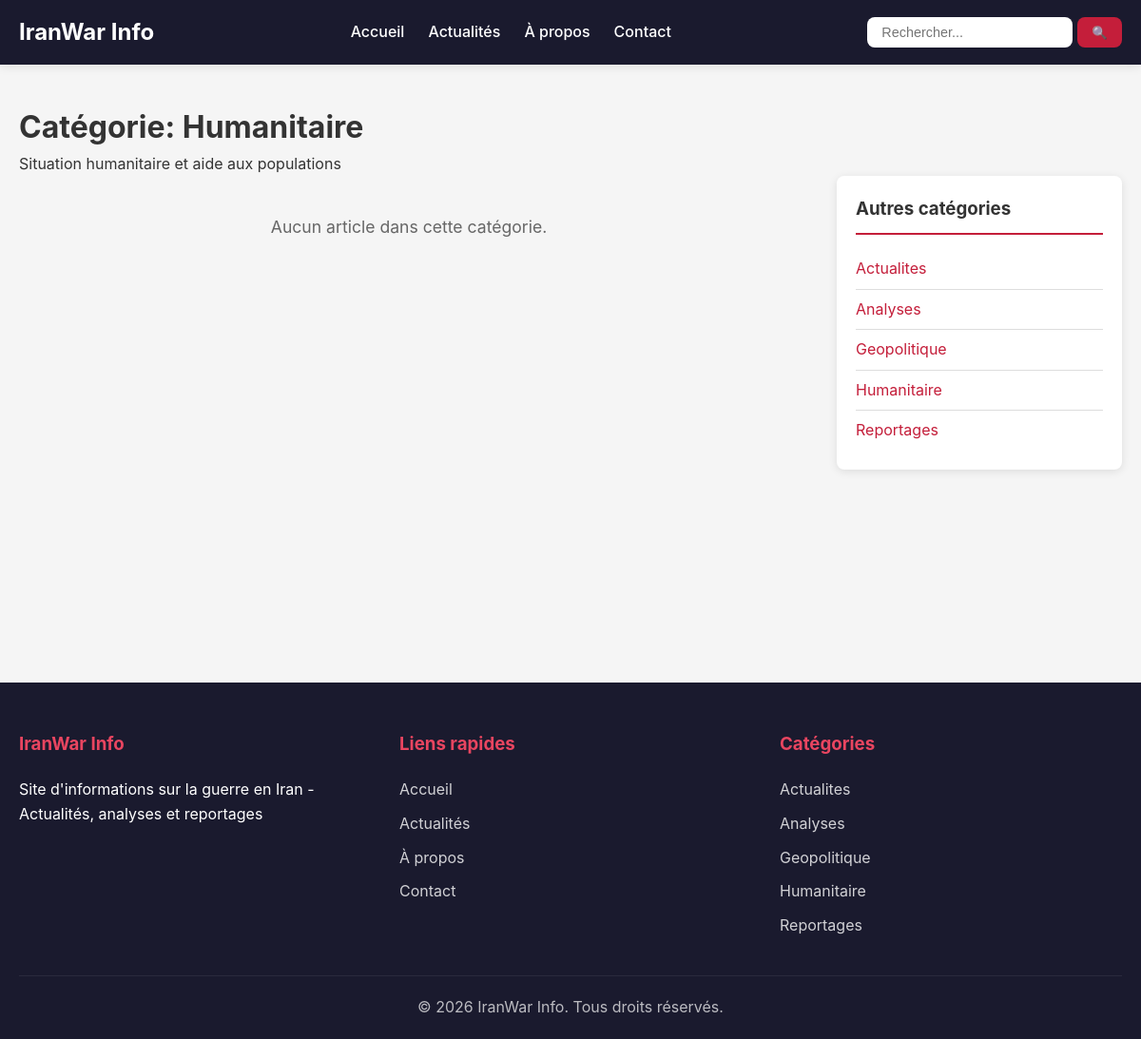
Page /articles/category/5 on the committed database.
### tables this page shows
CREATE TABLE categories (
    id INT UNSIGNED AUTO_INCREMENT PRIMARY KEY,
    libelle VARCHAR(100) NOT NULL COMMENT 'Nom de la catégorie',
    description TEXT DEFAULT NULL
);

### core/Controller.php (called while the page is built, shortened)
<?php
abstract class Controller
{
    protected array $data = [];
    protected function render(string $viewName, array $data = []): void
    {
        $this->data = array_merge($this->data, $data);
        $this->data['content'] = $viewName;
        extract($this->data);
        require_once VIEWS_PATH . 'layouts/main.php';
    }
    protected function model(string $modelName): object
    {
        $modelFile = MODELS_PATH . $modelName . '.php';
        if (file_exists($modelFile)) {
            return new $modelName();
        }
        throw new Exception("Modèle '{$modelName}' non trouvé");
    }
}

### app/controllers/ArticlesController.php (called while the page is built, shortened)
<?php
class ArticlesController extends Controller
{
    private Article $articleModel;
    private Category $categoryModel;
    public function __construct()
    {
        $this->articleModel = $this->model('Article');
        $this->categoryModel = $this->model('Category');
    }
    public function category(string $id = ''): void
    {
        $categoryId = (int) $id;
        $category = $this->categoryModel->findById($categoryId);
        $articles = $this->articleModel->getByCategory($category['id']);
        $data = [
            'pageTitle' => $category['libelle'] . ' - ' . SITE_NAME,
            'metaDescription' => 'Articles de la catégorie ' . $category['libelle'],
            'category' => $category,
            'articles' => $articles,
            'categories' => $this->categoryModel->getActive()
        ];
        $this->render('articles/category', $data);
    }
}

### index.php (called while the page is built, shortened)
<?php
require_once ROOT_PATH . '/core/Autoloader.php';
$app = new App();
$app->run();

### config/database.php (called while the page is built, shortened)
<?php
class Database
{
    private static ?PDO $instance = null;
    public static function getInstance(): PDO
    {
        if (self::$instance === null) {
            try {
                $dsn = "mysql:host=" . DB_HOST . ";dbname=" . DB_NAME . ";charset=" . DB_CHARSET;
                $options = [
                    PDO::ATTR_ERRMODE => PDO::ERRMODE_EXCEPTION,
                    PDO::ATTR_DEFAULT_FETCH_MODE => PDO::FETCH_ASSOC,
                    PDO::ATTR_EMULATE_PREPARES => false,
                ];
                self::$instance = new PDO($dsn, DB_USER, DB_PASS, $options);
            } catch (PDOException $e) {
                if (DEBUG_MODE) {
                    die("Erreur de connexion : " . $e->getMessage());
                } else {
                    die("Erreur de connexion à la base de données.");
                }
            }
        }
        return self::$instance;
    }
}

### core/Model.php (called while the page is built, shortened)
<?php
abstract class Model
{
    public function __construct()
    {
        require_once ROOT_PATH . '/config/database.php';
        $this->db = Database::getInstance();
    }
}

### app/models/Category.php (called while the page is built, shortened)
<?php
class Category extends Model
{
    protected string $table = 'categories';
    public function getActive(): array
    {
        $sql = "SELECT * FROM {$this->table} ORDER BY libelle ASC";
        $stmt = $this->db->query($sql);
        return $stmt->fetchAll();
    }
    public function findById(int $id): ?array
    {
        $sql = "SELECT * FROM {$this->table} WHERE id = :id";
        $stmt = $this->db->prepare($sql);
        $stmt->execute(['id' => $id]);
        $result = $stmt->fetch();
        return $result ?: null;
    }
}

### core/Autoloader.php (called while the page is built, shortened)
<?php
class Autoloader
{
    public static function autoload(string $className): void
    {
        $paths = [
            ROOT_PATH . '/core/' . $className . '.php',
            ROOT_PATH . '/app/controllers/' . $className . '.php',
            ROOT_PATH . '/app/models/' . $className . '.php',
            ROOT_PATH . '/config/' . $className . '.php',
        ];
        foreach ($paths as $path) {
            if (file_exists($path)) {
                return;
            }
        }
    }
}

### app/models/Article.php (called while the page is built, shortened)
<?php
class Article extends Model
{
    protected string $table = 'articles';
    public function getByCategory(int $categoryId, int $limit = 10): array
    {
        $sql = "SELECT a.*, c.libelle as category_name, u.name as author_name,
                       m.url as image_url, m.alt_text as image_alt
                FROM {$this->table} a
                LEFT JOIN categories c ON a.category_id = c.id
                LEFT JOIN users u ON a.author_id = u.id
                LEFT JOIN media m ON a.id = m.article_id
                WHERE a.category_id = :category_id
                AND a.published_at IS NOT NULL
                ORDER BY a.published_at DESC
                LIMIT :limit";
        $stmt = $this->db->prepare($sql);
        $stmt->bindValue(':category_id', $categoryId, PDO::PARAM_INT);
        $stmt->bindValue(':limit', $limit, PDO::PARAM_INT);
        $stmt->execute();
        return $stmt->fetchAll();
    }
}

### app/views/articles/category.php (the view)
<div class="category-page">
    <h1>Catégorie: <?= htmlspecialchars($category['libelle']) ?></h1>
    <?php if (!empty($category['description'])): ?>
        <p class="category-description"><?= htmlspecialchars($category['description']) ?></p>
    <?php endif; ?>
    <div class="articles-layout">
        <div class="articles-list">
            <?php if (!empty($articles)): ?>
                <?php foreach ($articles as $article): ?>
                    <article class="article-item <?= !empty($article['image_url']) ? 'has-image' : '' ?>">
                        <div class="article-body">
                            <h2>
                                <a href="<?= SITE_URL ?>/articles/show/<?= $article['id'] ?>">
                                    <?= htmlspecialchars($article['title'] ?? '') ?>
                                </a>
                            </h2>
                            <?php if (!empty($article['category_name'])): ?>
                                <span class="article-category"><?= htmlspecialchars($article['category_name']) ?></span>
                            <?php endif; ?>
                            <p class="article-excerpt">
                                <?= substr(strip_tags($article['content'] ?? ''), 0, 200) ?>...
                            </p>
                            <div class="article-meta">
                                <span class="date"><?= date('d/m/Y H:i', strtotime($article['published_at'] ?? $article['created_at'])) ?></span>
                                <span class="views"><?= $article['views'] ?? 0 ?> vues</span>
                            </div>
                            <a href="<?= SITE_URL ?>/articles/show/<?= $article['id'] ?>" class="read-more">
                                Lire la suite →
                            </a>
                        </div>
                        <?php if (!empty($article['image_url'])): ?>
                            <div class="article-thumbnail">
                                <a href="<?= SITE_URL ?>/articles/show/<?= $article['id'] ?>">
                                    <img src="<?= SITE_URL ?>/public/<?= htmlspecialchars($article['image_url']) ?>"
                                         alt="<?= htmlspecialchars($article['image_alt'] ?? $article['title']) ?>">
                                </a>
                            </div>
                        <?php endif; ?>
                    </article>
                <?php endforeach; ?>
            <?php else: ?>
                <p class="no-articles">Aucun article dans cette catégorie.</p>
            <?php endif; ?>
        </div>
        <aside class="sidebar">
            <div class="widget">
                <h3>Autres catégories</h3>
                <ul class="categories-widget">
                    <?php foreach ($categories as $cat): ?>
                        <li class="<?= $cat['id'] === $category['id'] ? 'active' : '' ?>">
                            <a href="<?= SITE_URL ?>/articles/category/<?= $cat['id'] ?>">
                                <?= htmlspecialchars($cat['libelle']) ?>
                            </a>
                        </li>
                    <?php endforeach; ?>
                </ul>
            </div>
        </aside>
    </div>
</div>

### app/views/layouts/main.php (shortened to what this page needs)
<!DOCTYPE html>
<html lang="fr">
<head>
    <link rel="stylesheet" href="<?= SITE_URL ?>/public/css/style.css?v=<?= time() ?>">
</head>
<body>
    <header class="header">
        <div class="container">
            <div class="header-content">
                <a href="<?= SITE_URL ?>" class="logo">
                    <h1><?= SITE_NAME ?></h1>
                </a>
                <nav class="main-nav">
                    <ul>
                        <li><a href="<?= SITE_URL ?>">Accueil</a></li>
                        <li><a href="<?= SITE_URL ?>/articles">Actualités</a></li>
                        <li><a href="<?= SITE_URL ?>/home/about">À propos</a></li>
                        <li><a href="<?= SITE_URL ?>/home/contact">Contact</a></li>
                    </ul>
                </nav>
                <form action="<?= SITE_URL ?>/articles/search" method="GET" class="search-form">
                    <input type="text" name="q" placeholder="Rechercher..." required>
                    <button type="submit">🔍</button>
                </form>
            </div>
        </div>
    </header>
    <main class="main-content">
        <div class="container">
            <?php
            if (isset($content)) {
                $viewFile = VIEWS_PATH . $content . '.php';
                if (file_exists($viewFile)) {
                    include $viewFile;
                }
            }
            ?>
        </div>
    </main>
    <footer class="footer">
        <div class="container">
            <div class="footer-content">
                <div class="footer-section">
                    <h3><?= SITE_NAME ?></h3>
                    <p><?= SITE_DESCRIPTION ?></p>
                </div>
                <div class="footer-section">
                    <h3>Liens rapides</h3>
                    <ul>
                        <li><a href="<?= SITE_URL ?>">Accueil</a></li>
                        <li><a href="<?= SITE_URL ?>/articles">Actualités</a></li>
                        <li><a href="<?= SITE_URL ?>/home/about">À propos</a></li>
                        <li><a href="<?= SITE_URL ?>/home/contact">Contact</a></li>
                    </ul>
                </div>
                <div class="footer-section">
                    <h3>Catégories</h3>
                    <ul>
                        <?php if (isset($categories)): ?>
                            <?php foreach ($categories as $cat): ?>
                                <li><a href="<?= SITE_URL ?>/articles/category/<?= $cat['id'] ?>"><?= htmlspecialchars($cat['libelle']) ?></a></li>
                            <?php endforeach; ?>
                        <?php endif; ?>
                    </ul>
                </div>
            </div>
            <div class="footer-bottom">
                <p>&copy; <?= date('Y') ?> <?= SITE_NAME ?>. Tous droits réservés.</p>
            </div>
        </div>
    </footer>
</body>
</html>

### public/css/style.css (style rules this page uses)
:root { --primary-color: #c41e3a; --secondary-color: #1a1a2e; --accent-color: #e94560; --text-color: #333; --text-light: #666; --bg-color: #f5f5f5; --white: #ffffff; --border-color: #ddd; --shadow: 0 2px 10px rgba(0,0,0,0.1); --radius: 8px; }
*, *::before, *::after { box-sizing: border-box; margin: 0; padding: 0; }
body { font-family: -apple-system, BlinkMacSystemFont, 'Segoe UI', Roboto, Oxygen, Ubuntu, sans-serif; line-height: 1.6; color: var(--text-color); background-color: var(--bg-color); }
a { color: var(--primary-color); text-decoration: none; transition: color 0.3s ease; }
.container { max-width: 1200px; margin: 0 auto; padding: 0 20px; }
.header { background-color: var(--secondary-color); color: var(--white); padding: 15px 0; position: sticky; top: 0; z-index: 1000; box-shadow: var(--shadow); }
.header-content { display: flex; align-items: center; justify-content: space-between; flex-wrap: wrap; gap: 20px; }
.logo h1 { font-size: 1.5rem; color: var(--white); margin: 0; }
.main-nav ul { display: flex; list-style: none; gap: 25px; }
.main-nav a { color: var(--white); font-weight: 500; padding: 5px 0; border-bottom: 2px solid transparent; }
.search-form { display: flex; gap: 5px; }
.search-form input { padding: 8px 15px; border: none; border-radius: var(--radius); font-size: 0.9rem; }
.search-form button { padding: 8px 15px; background-color: var(--primary-color); color: var(--white); border: none; border-radius: var(--radius); cursor: pointer; }
.main-content { min-height: calc(100vh - 200px); padding: 40px 0; }
.articles-layout { display: grid; grid-template-columns: 1fr 300px; gap: 40px; }
@media (min-width: 992px) { .articles-list { max-width: 100%; } }
.sidebar { position: sticky; top: 100px; }
.widget { background: var(--white); padding: 20px; border-radius: var(--radius); box-shadow: var(--shadow); margin-bottom: 20px; }
.widget h3 { margin-bottom: 15px; padding-bottom: 10px; border-bottom: 2px solid var(--primary-color); }
.categories-widget { list-style: none; }
.categories-widget li { padding: 8px 0; border-bottom: 1px solid var(--border-color); }
.categories-widget li:last-child { border-bottom: none; }
.no-articles, .no-results { text-align: center; padding: 40px; color: var(--text-light); font-size: 1.1rem; }
.footer { background-color: var(--secondary-color); color: var(--white); padding: 50px 0 20px; margin-top: 50px; }
.footer-content { display: grid; grid-template-columns: repeat(3, 1fr); gap: 40px; margin-bottom: 30px; }
.footer-section h3 { margin-bottom: 20px; color: var(--accent-color); }
.footer-section ul { list-style: none; }
.footer-section ul li { margin-bottom: 10px; }
.footer-section a { color: rgba(255,255,255,0.8); }
.footer-bottom { text-align: center; padding-top: 20px; border-top: 1px solid rgba(255,255,255,0.1); opacity: 0.7; }

### rows in the picture
categories: libelle "Humanitaire", description "Situation humanitaire et aide aux populations"
categories: libelle "Actualites"
categories: libelle "Analyses"
categories: libelle "Geopolitique"
categories: libelle "Reportages"

### other values in the picture
SITE_NAME "IranWar Info"
SITE_DESCRIPTION "Site d'informations sur la guerre en Iran - Actualités, analyses et reportages"
